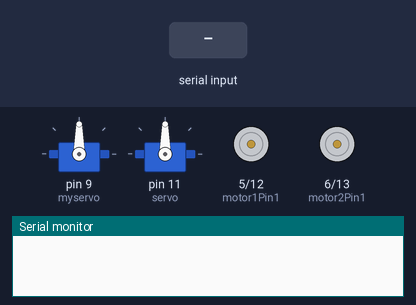
The sketch below on a simulated Arduino Uno, built with avr-gcc and run on an emulated ATmega328P. Parts: 2 × servo, motor-driver pin pairs drawn as motors (green arrow = first pin HIGH = forward, orange = second pin HIGH = backward, longer = more drive, scaled by the enable pin), the last lines printed to the serial monitor. Inputs (shaded band) come from the test bench.

Above: at 1.2 s.
1.3 s: "A" received over Serial
At 1.8 s:
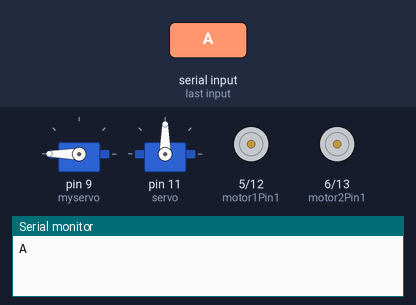
2.8 s: "C" received over Serial
At 4.0 s:
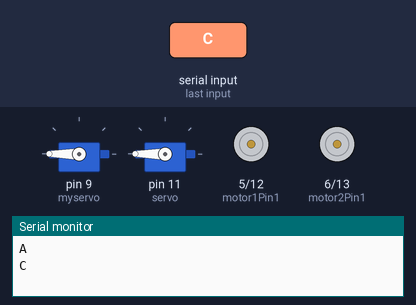
4.3 s: "B" received over Serial
At 5.3 s:
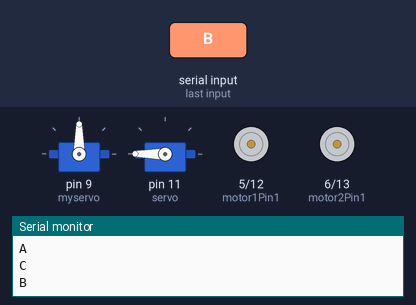
5.8 s: "E" received over Serial
At 6.4 s:
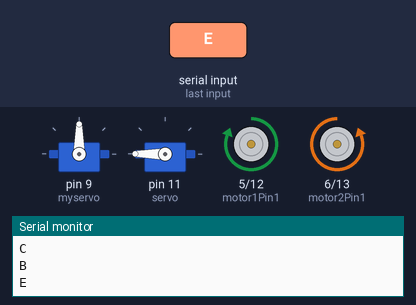
7.3 s: "D" received over Serial
At 7.6 s:
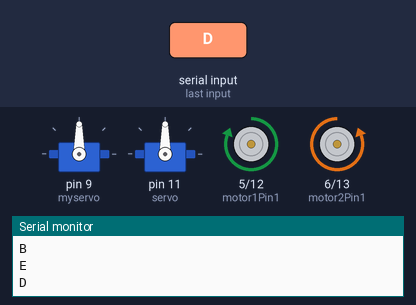
8.8 s: "F" received over Serial
At 9.9 s:
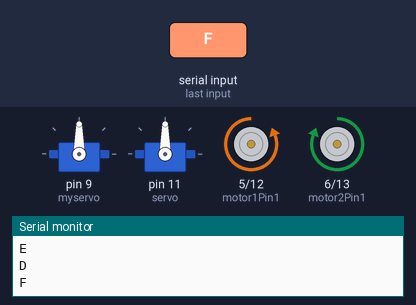
Timing chart, 0 to 11.3 s (numbered marks = the images above; inputs shaded):
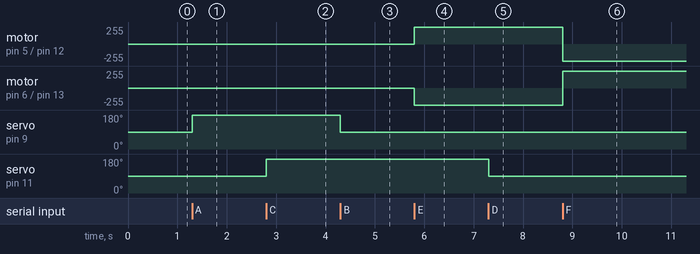

The sketch:

single_servo.ino
```cpp
#include <Servo.h>


 Servo myservo;  // create servo object to control a servo


Servo servo;  // a maximum of eight servo objects can be created


 int pos = 0;    // variable to store the servo position

int motor1Pin1 = 5; // pin 2 on L293D IC
int motor1Pin2 = 12; // pin 7 on L293D IC
int enable1Pin = 3; // pin 1 on L293D IC
int motor2Pin1 = 6; // pin 10 on L293D IC
int motor2Pin2 = 13; // pin 15 on L293D IC
int enable2Pin = 4; // pin 9 on L293D IC

int flag=0;        //makes sure that the serial only prints once the state
int stateStop=0;


void setup()


{
   pinMode(motor1Pin1, OUTPUT);
    pinMode(motor1Pin2, OUTPUT);
    pinMode(enable1Pin, OUTPUT);
    pinMode(motor2Pin1, OUTPUT);
    pinMode(motor2Pin2, OUTPUT);
    pinMode(enable2Pin, OUTPUT);
    // sets enable1Pin and enable2Pin high so that motor can turn on:
    digitalWrite(enable1Pin, HIGH);
    digitalWrite(enable2Pin, HIGH);


  Serial.begin(9600);


  myservo.attach(9);  // attaches the servo on pin 9 to the     servo object


 servo.attach(11);


 // myservo.write(0);


 //servo.write(0);


}


void loop()
{
char Data;

if (Serial.available())


{


  Data = Serial.read();
  flag=0;


Serial.println(Data);


while(Data == 'A')


    {
pos=180;
myservo.write(pos);

      if(pos == 180)


        {


          break;


        }


    }


         while(Data == 'B')


    {
pos=0;
myservo.write(pos);

myservo.write(90);


      if(pos ==0)


        {


          break;


        }


    }


        while(Data == 'C')


    {
pos=180;
       servo.write(pos);


      if(pos == 180)


        {


          break;


        }


    }


        while(Data == 'D')


    {

pos=0;
servo.write(pos);

servo.write(90);


      if(pos ==0)


        {


          break;


        }


    }


    while(Data == 'E')
    {
    digitalWrite(motor1Pin1, HIGH);
        digitalWrite(motor1Pin2, LOW);
        digitalWrite(motor2Pin1, LOW);
        digitalWrite(motor2Pin2, HIGH);
    break;
    }

    while( Data == 'F')
    {
     digitalWrite(motor1Pin1, LOW);
        digitalWrite(motor1Pin2, HIGH);
        digitalWrite(motor2Pin1, HIGH);
        digitalWrite(motor2Pin2, LOW);
    break;
    }

    while( Data == 'G')  // turn right
    {
      digitalWrite(motor1Pin1, LOW);
        digitalWrite(motor1Pin2, LOW);
        digitalWrite(motor2Pin1, LOW);
        digitalWrite(motor2Pin2, HIGH);
    break;
    }

    while( Data == 'H')  //turn left
    {
      digitalWrite(motor1Pin1, HIGH);
        digitalWrite(motor1Pin2, LOW);
        digitalWrite(motor2Pin1, LOW);
        digitalWrite(motor2Pin2, LOW);
    break;
    }

    while (Data == 'I')
    {

      digitalWrite(motor1Pin1, LOW);
        digitalWrite(motor1Pin2, LOW);
        digitalWrite(motor2Pin1, LOW);
        digitalWrite(motor2Pin2, LOW);
 break;
    }

}
}
```

Measured:
- after the input at 1.3 s, servo on pin 9 (myservo): 90° → 180° at once
- after the input at 2.8 s, servo on pin 11 (servo): 90° → 180° at once
- after the input at 4.3 s, servo on pin 9 (myservo): 180° → 90° at once
- after the input at 5.8 s, motor on pin 5 (motor1Pin1) / pin 12 (motor1Pin2): stopped → forward 255/255 at once; motor on pin 6 (motor2Pin1) / pin 13 (motor2Pin2): stopped → backward 255/255 at once
- after the input at 7.3 s, servo on pin 11 (servo): 180° → 90° at once
- after the input at 8.8 s, motor on pin 5 (motor1Pin1) / pin 12 (motor1Pin2): forward 255/255 → backward 255/255 at once; motor on pin 6 (motor2Pin1) / pin 13 (motor2Pin2): backward 255/255 → forward 255/255 at once
